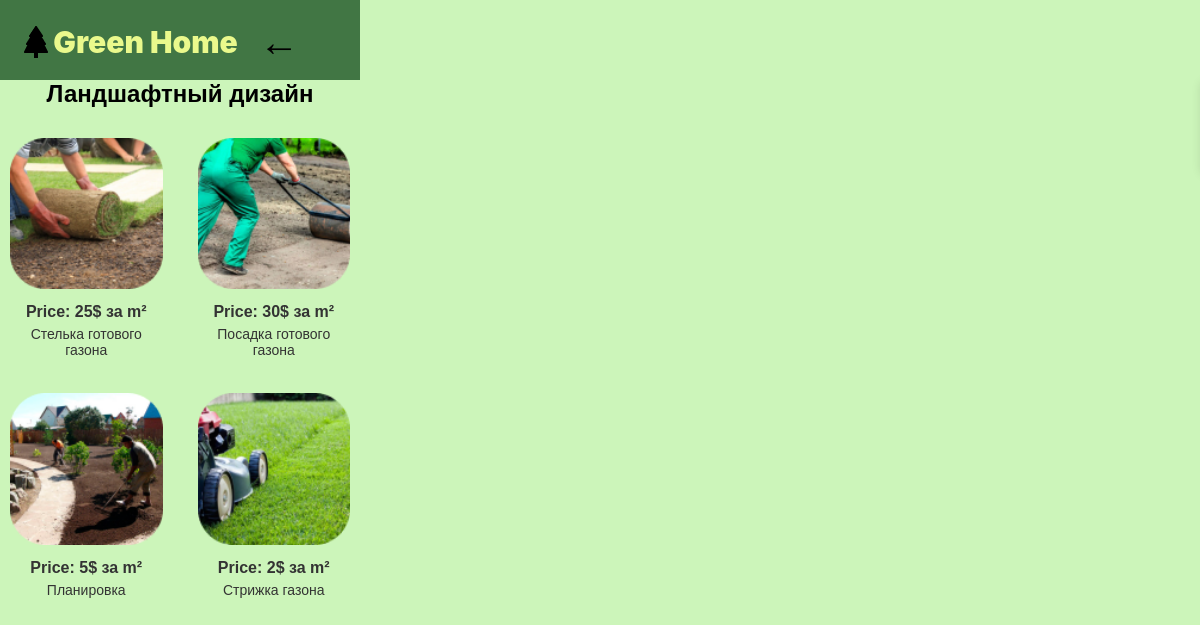
The page /valu on the database its author committed.
### tua_app/models.py (models this page shows, shortened)
class plan(models.Model):
    title = models.CharField('Название', max_length=255)
    category = models.ForeignKey('Category', on_delete=models.CASCADE, verbose_name="Выберите категорию")
    price = models.TextField('Плата', max_length=255)
    image = models.ImageField(upload_to='jobs_images/', blank=True, null=True, verbose_name="Изображение")
    class Meta:
        verbose_name = "дизайн"
        verbose_name_plural = "дизайны"

### tua_app/views.py (the view)
# urls.py: path('valu', views.valu, name="valu"),
def valu(request):
    categories = Category.objects.all()
    plans = plan.objects.all()
    context = {
        'categories': categories,
        'plans': plans
    }
    return render(request, "./tri.html", context)

### tua_app/templates/tri.html (shortened to what this page needs)
{% load static %}
<!DOCTYPE html>
<html lang="ru">
<head>
    <link rel="stylesheet" href="{% static 'css/third.css' %}">
</head>
<body>
    <div class="container">
        <header>
            <div class="con">
                <img src="{% static 'photo/Vector (2).png' %}" class="logo" alt="Logo"/>
                <p class="head-txt">Green Home</p>
                <a href="{% url 'home' %}" class="back-arrow">←</a>
            </div>
        </header>
        <h2 class="section-title">Ландшафтный дизайн</h2>
        <section class="product-grid">
            {% for plan in plans %}
            <div class="product">
                {% if plan.image %}
                    <img src="{{ plan.image.url }}" alt="{{ plan.title }}">
                {% endif %}
                <div class="product-info">
                    <div class="price">Price: {{ plan.price }}</div>
                    <div class="name">{{ plan.title }}</div>
                </div>
            </div>
            {% endfor %}
        </section>
    </div>
</body>
</html>

### tua_app/static/css/third.css (style rules this page uses)
* { box-sizing: border-box; margin: 0; padding: 0; }
body { font-family: Arial, sans-serif; background-color: #CCF5BA; }
.container { width: 360px; height: 800px; top: -360px; left: 220px; gap: 0px; opacity: 0px; }
header { width: 360px; height: 80px; padding: 0px 20px 0px 20px; gap: 0px; background: #417644; display: inline-block; }
.con { width: 320px; height: 80px; left: 20px; padding: 24px 41px 20px 0px; gap: 0px; display: flex; align-items: center; }
.head-txt { width: 238px; height: 36px; top: 24px; left: 41px; gap: 0px; font-family: Inter; font-size: 30px; font-weight: 900; line-height: 36.31px; text-align: center; color: #EAF98C; }
.logo { width: 32px; height: 32px; top: 24px; padding: 0px 4px 0px 4px; gap: 0px; color: black; }
.back-arrow { padding-left: 20px; font-size: 40px; text-decoration: none; color: black; }
.section-title { text-align: center; }
.product-grid { display: grid; grid-template-columns: 1fr 1fr; gap: 15px; margin-top: 20px; }
.product { padding: 10px; border-radius: 8px; text-align: center; }
.product img { width: 100%; height: auto; border-radius: 8px; margin-bottom: 10px; }
.product-info { color: #333; }
.product-info .price { font-weight: bold; margin-bottom: 5px; }
.product-info .name { font-size: 14px; }

### rows shown on the page
plan: image (picture), price "25$ за m²", title "Стелька готового газона"
plan: image (picture), price "30$ за m²", title "Посадка готового газона"
plan: image (picture), price "5$ за m²", title "Планировка"
plan: image (picture), price "2$ за m²", title "Стрижка газона"
